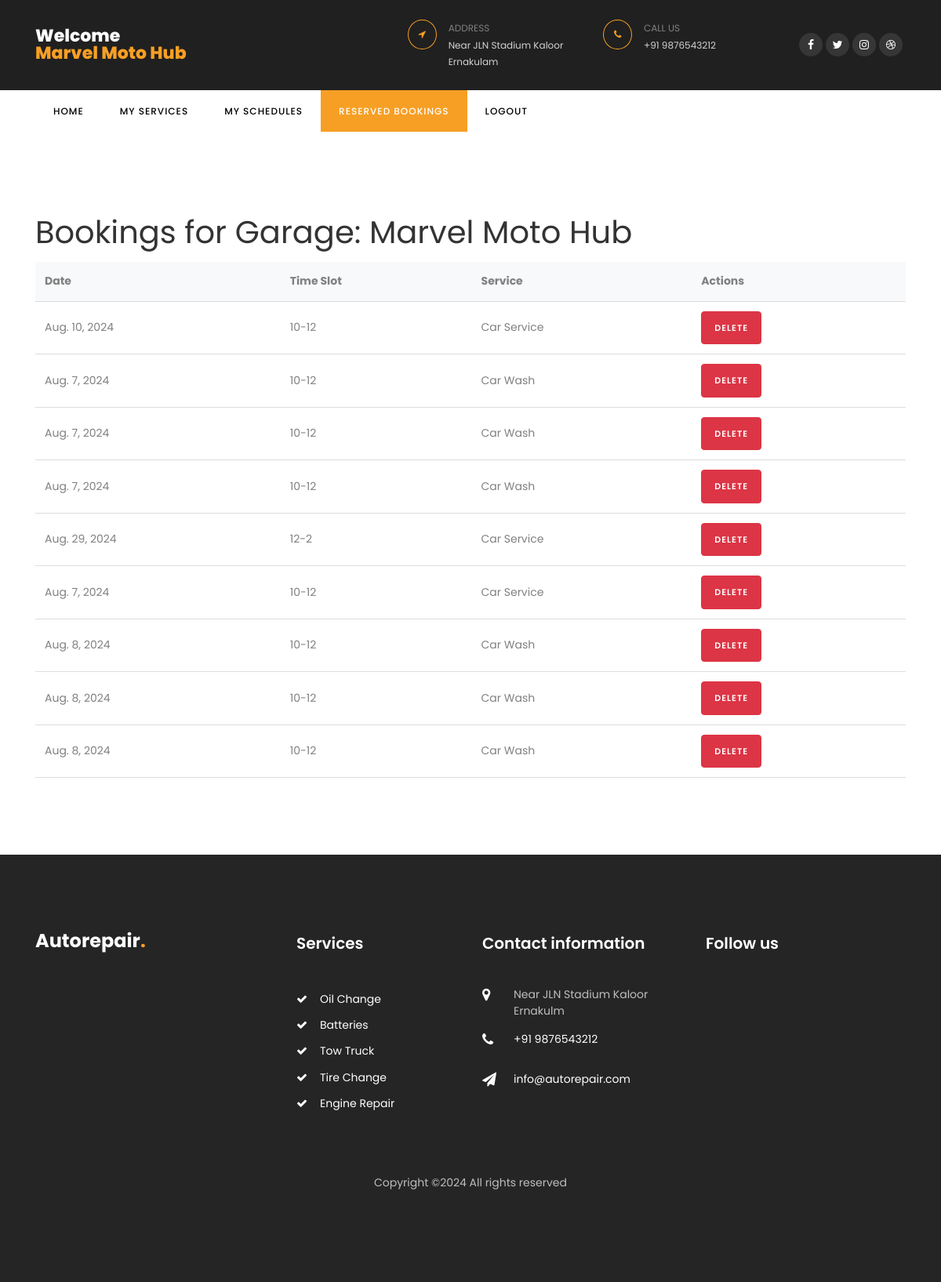
/reserved_bookings/9/ (signed in), run on an earlier commit of the app's database.
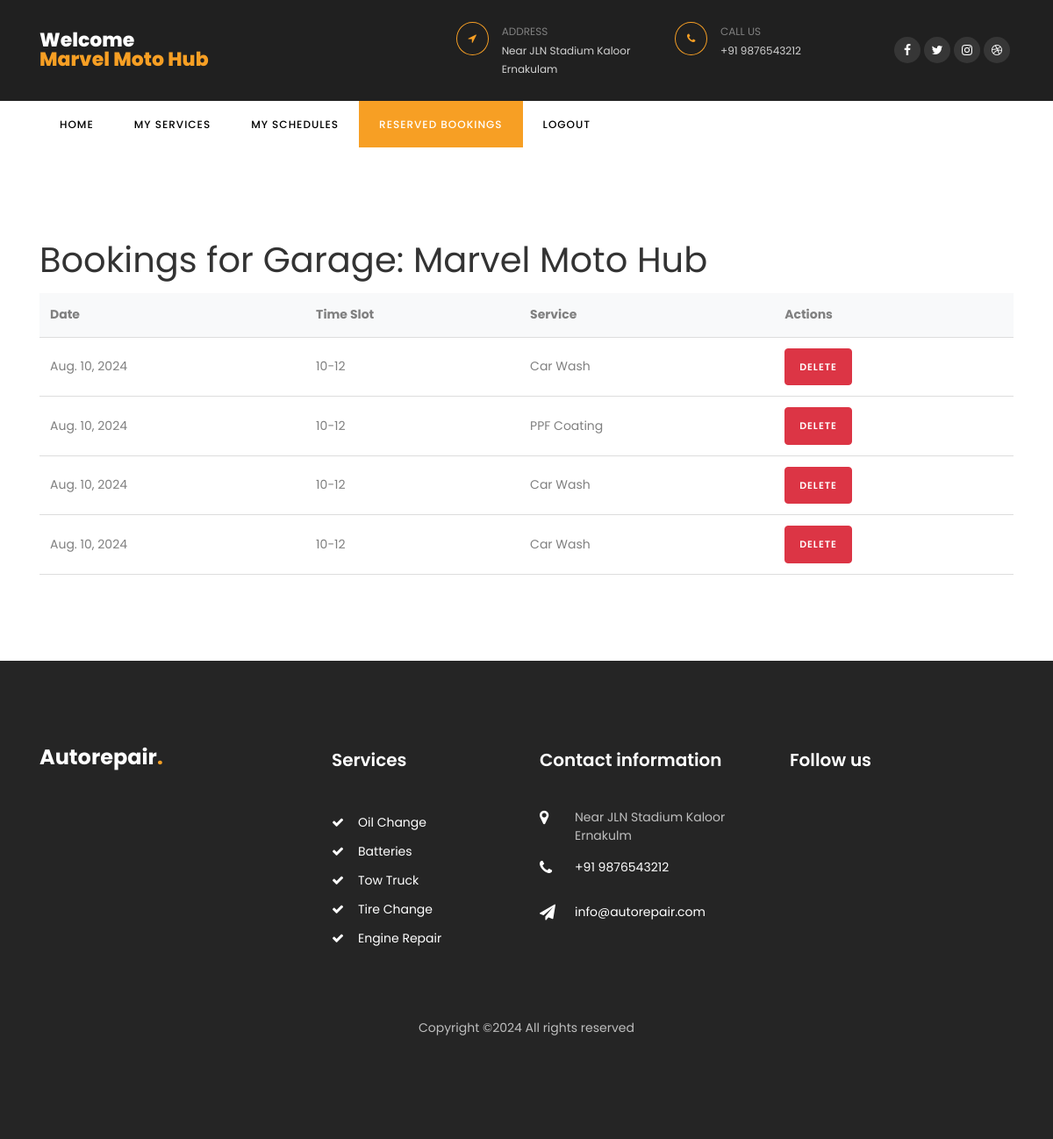
And on a later commit of the database.
### car/models.py (models this page shows, shortened)
class Booking(models.Model):
    garage_id = models.IntegerField()  # Assuming you store garage as an integer reference
    date = models.DateField()
    slot = models.CharField(max_length=30)
    service = models.ForeignKey(GarageService, on_delete=models.CASCADE)

class GarageService(models.Model):
    garage = models.ForeignKey(Garage, on_delete=models.CASCADE, related_name='services')
    service_name = models.CharField(max_length=255)
    price = models.DecimalField(max_digits=10, decimal_places=2)
    max_per_slot = models.PositiveIntegerField()

### car/views.py (the view)
# urls.py: path('reserved_bookings/<int:garage_id>/', views.reserved_bookings, name='reserved_bookings'),
@login_required
def reserved_bookings(request, garage_id):
    garage = get_object_or_404(Garage, id=garage_id)
    bookings = Booking.objects.filter(garage_id=garage_id)
    context = {
        'bookings': bookings,
        'garage': garage,
    }
    return render(request, 'reserved_bookings.html', context)

### templates/reserved_bookings.html (shortened to what the changed rows need)
{% load static %}
<!DOCTYPE html>
<html lang="en">
  <head>
    <link rel="stylesheet" href="https://stackpath.bootstrapcdn.com/font-awesome/4.7.0/css/font-awesome.min.css">
    <link rel="stylesheet" href="{% static 'css/animate.css' %}">
    <link rel="stylesheet" href="{% static 'css/owl.carousel.min.css' %}">
    <link rel="stylesheet" href="{% static 'css/owl.theme.default.min.css' %}">
    <link rel="stylesheet" href="{% static 'css/magnific-popup.css' %}">
    <link rel="stylesheet" href="{% static 'css/bootstrap-datepicker.css' %}">
    <link rel="stylesheet" href="{% static 'css/jquery.timepicker.css' %}">
    <link rel="stylesheet" href="{% static 'css/flaticon.css' %}">
    <link rel="stylesheet" href="{% static 'css/style.css' %}">
  </head>
  <body>
    <section class="ftco-section">
        <div class="container">
          <h1>Bookings for Garage: {{ user.username }}</h1>
          <div class="table-container">
            <table>
              <thead>
                <tr>
                  <th>Date</th>
                  <th>Time Slot</th>
                  <th>Service</th>
                  <th>Actions</th>
                </tr>
              </thead>
              <tbody>
                {% for booking in bookings %}
                <tr>
                  <td>{{ booking.date }}</td>
                  <td>{{ booking.slot }}</td>
                  <td>{{ booking.service.service_name }}</td>
                  <td>
                    <form method="post" action="{% url 'delete_booking' booking.id %}" style="display:inline;">
                      <button type="submit" class="btn btn-danger" onclick="return confirm('Are you sure you want to delete this booking?');">Delete</button>
                    </form>
                  </td>
                </tr>
                {% empty %}
                <tr>
                  <td colspan="4">No bookings available</td>
                </tr>
                {% endfor %}
              </tbody>
            </table>
          </div>
        </div>
      </section>
    <footer class="footer ftco-section">
      <div class="container">
        <div class="row mb-5">
          <div class="col-md-6 col-lg">
            <div class="ftco-footer-widget mb-4">
              <h2 class="logo"><a href="/">Autorepair<span>.</span></a></h2>
            </div>
          </div>
          <div class="col-md-6 col-lg">
            <div class="ftco-footer-widget mb-4 ml-md-5">
              <h2 class="ftco-heading-2">Services</h2>
            </div>
          </div>
          <div class="col-md-6 col-lg">
            <div class="ftco-footer-widget mb-4">
            	<h2 class="ftco-heading-2">Contact information</h2>
            </div>
          </div>
          <div class="col-md-6 col-lg">
             <div class="ftco-footer-widget mb-4">
              <h2 class="ftco-heading-2">Follow us</h2>
            </div>
          </div>
        </div>
      </div>
    </footer>
  </body>
</html>

What changed in the data, as far as the page shows it:
removed Booking: date "Aug. 10, 2024", slot "10-12", service.service_name "Car Service"
removed Booking: date "Aug. 7, 2024", slot "10-12", service.service_name "Car Wash"
removed Booking: date "Aug. 7, 2024", slot "10-12", service.service_name "Car Wash"
removed Booking: date "Aug. 7, 2024", slot "10-12", service.service_name "Car Wash"
removed Booking: date "Aug. 29, 2024", slot "12-2", service.service_name "Car Service"
removed Booking: date "Aug. 7, 2024", slot "10-12", service.service_name "Car Service"
removed Booking: date "Aug. 8, 2024", slot "10-12", service.service_name "Car Wash"
removed Booking: date "Aug. 8, 2024", slot "10-12", service.service_name "Car Wash"
removed Booking: date "Aug. 8, 2024", slot "10-12", service.service_name "Car Wash"
added Booking: date "Aug. 10, 2024", slot "10-12", service.service_name "Car Wash"
added Booking: date "Aug. 10, 2024", slot "10-12", service.service_name "PPF Coating"
added Booking: date "Aug. 10, 2024", slot "10-12", service.service_name "Car Wash"
added Booking: date "Aug. 10, 2024", slot "10-12", service.service_name "Car Wash"
